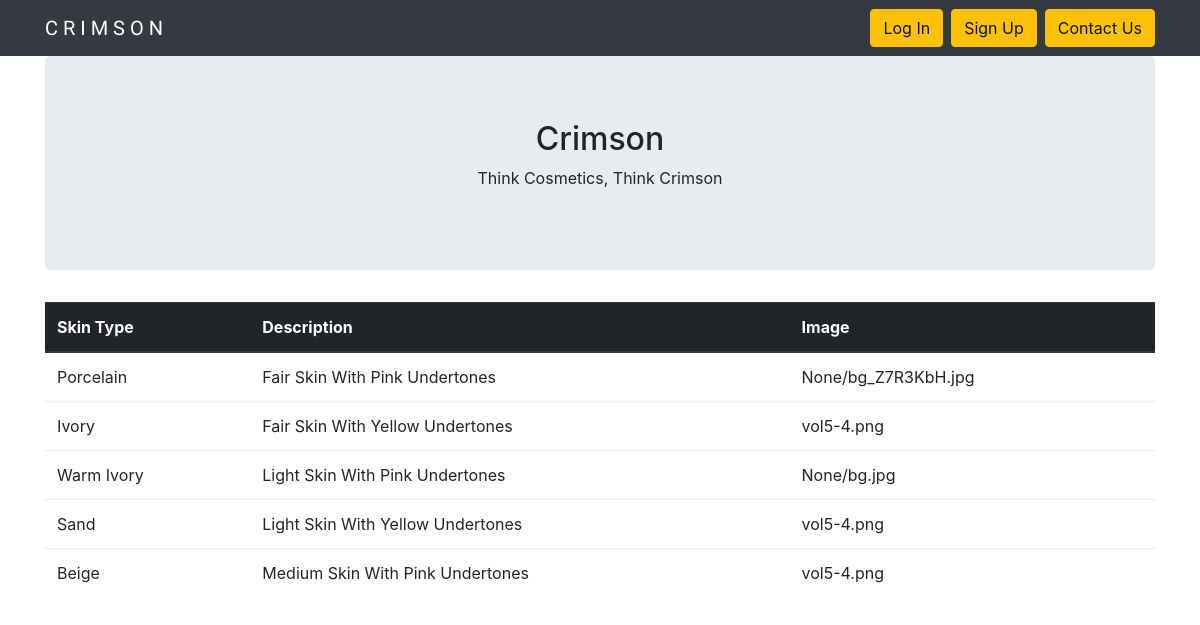
The page / on the database its author committed.
### skin/models.py (models this page shows, shortened)
class skintype(models.Model):
	name = models.CharField(max_length=30, unique=True)
	description = models.CharField(max_length=100)
	image = models.ImageField(max_length=100, default='vol5-4.png')

### skin/views.py (the view)
# urls.py: url(r'^$', views.home, name='home'),
def home(request):
	stypes = skintype.objects.all()
	return render(request, 'home.html', {'stypes': stypes})

### None/templates/home.html
{% extends 'base.html' %}
{% block content %}
<div class="jumbotron">
  <div class="container">
    <h2 align="center">Crimson</h2>
    <p align="center">Think Cosmetics, Think Crimson</p>
  </div>
</div>
<table class="table">
  <thead class="thead-dark">
    <tr>
      <th>Skin Type</th>
      <th>Description</th>
      <th>Image</th>
    </tr>
  </thead>
  <tbody>
    {% for stype in stypes %}
    <tr>
      <td>{{ stype.name }}</td>
      <td class="align-middle">{{ stype.description }}</td>
      <td class="align-middle">{{ stype.image }}</td>
    </tr>
    {% endfor %}
  </tbody>
</table
{% endblock %}

### None/templates/base.html (shortened to what this page needs)
{% load static %}<!DOCTYPE html>
<html>
  <head>
    <link rel="stylesheet" href="{% static 'css/bootstrap.min.css' %}">
    <link rel="stylesheet" href="{% static 'css/app.css' %}">
  </head>
  <body>
    {% block body %}
    <nav class="navbar navbar-expand-sm navbar-dark bg-dark">
      <div class="container">
        <a class="navbar-brand" href="{% url 'home' %}">C R I M S O N</a>
        <div class="collapse navbar-collapse" id="mainMenu">
          {% if user.is_authenticated %}
          <ul class="navbar-nav ml-auto">
            <li class="nav-item dropdown">
              <a class="nav-link dropdown-toggle" href="#" id="userMenu" data-toggle="dropdown" aria-haspopup="true" aria-expanded="false">
                {{ user.username }}
              </a>
              <div class="dropdown-menu dropdown-menu-right" aria-labelledby="userMenu">
                <a class="dropdown-item" href="#">My account</a>
                <a class="dropdown-item" href="#">Change password</a>
                <div class="dropdown-divider"></div>
                <a class="dropdown-item" href="{% url 'logout' %}">Log out</a>
              </div>
            </li>
          </ul>
          {% else %}
          <form class="form-inline ml-auto">
            <a href="{% url 'login' %}" class="btn btn-warning">Log In</a>
            <a href="{% url 'signup' %}" class="btn btn-warning ml-2">Sign Up</a>
            <a href="{% url 'contact' %}" class="btn btn-warning ml-2">Contact Us</a>
          </form>
          {% endif %}
        </div>
      </div>
    </nav>
    <div class="container">
      {% block content %}
      {% endblock %}
    </div>
    {% endblock body %}
  </body>
</html>

### static/css/app.css (style rules this page uses)
.navbar-brand { font-family: 'Amatic SC', cursive; }

### rows shown on the page
skintype: name "Porcelain", description "Fair Skin With Pink Undertones", image "None/bg_Z7R3KbH.jpg"
skintype: name "Ivory", description "Fair Skin With Yellow Undertones", image "vol5-4.png"
skintype: name "Warm Ivory", description "Light Skin With Pink Undertones", image "None/bg.jpg"
skintype: name "Sand", description "Light Skin With Yellow Undertones", image "vol5-4.png"
skintype: name "Beige", description "Medium Skin With Pink Undertones", image "vol5-4.png"
